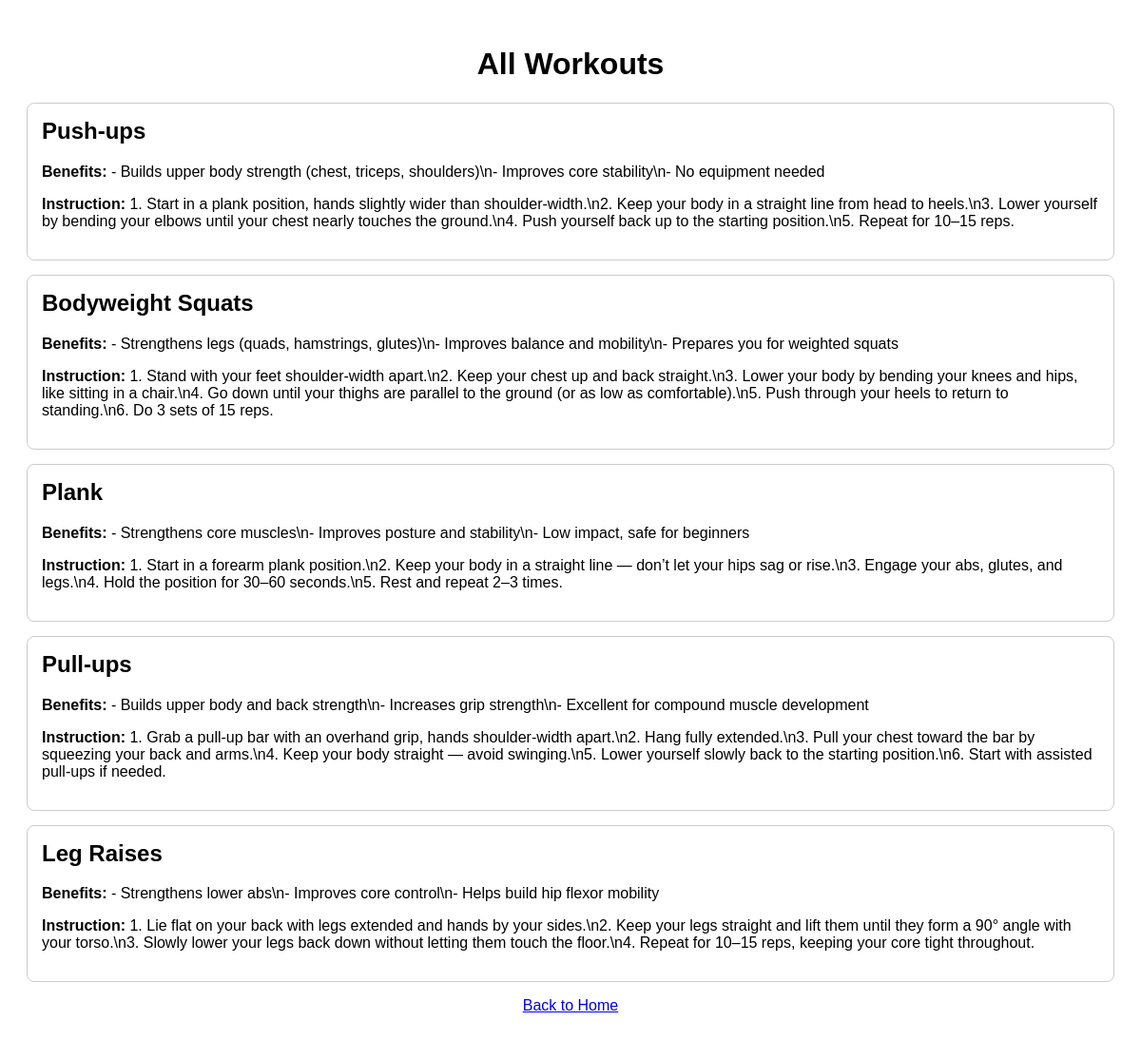
The page /workouts/ on the database as committed earlier.
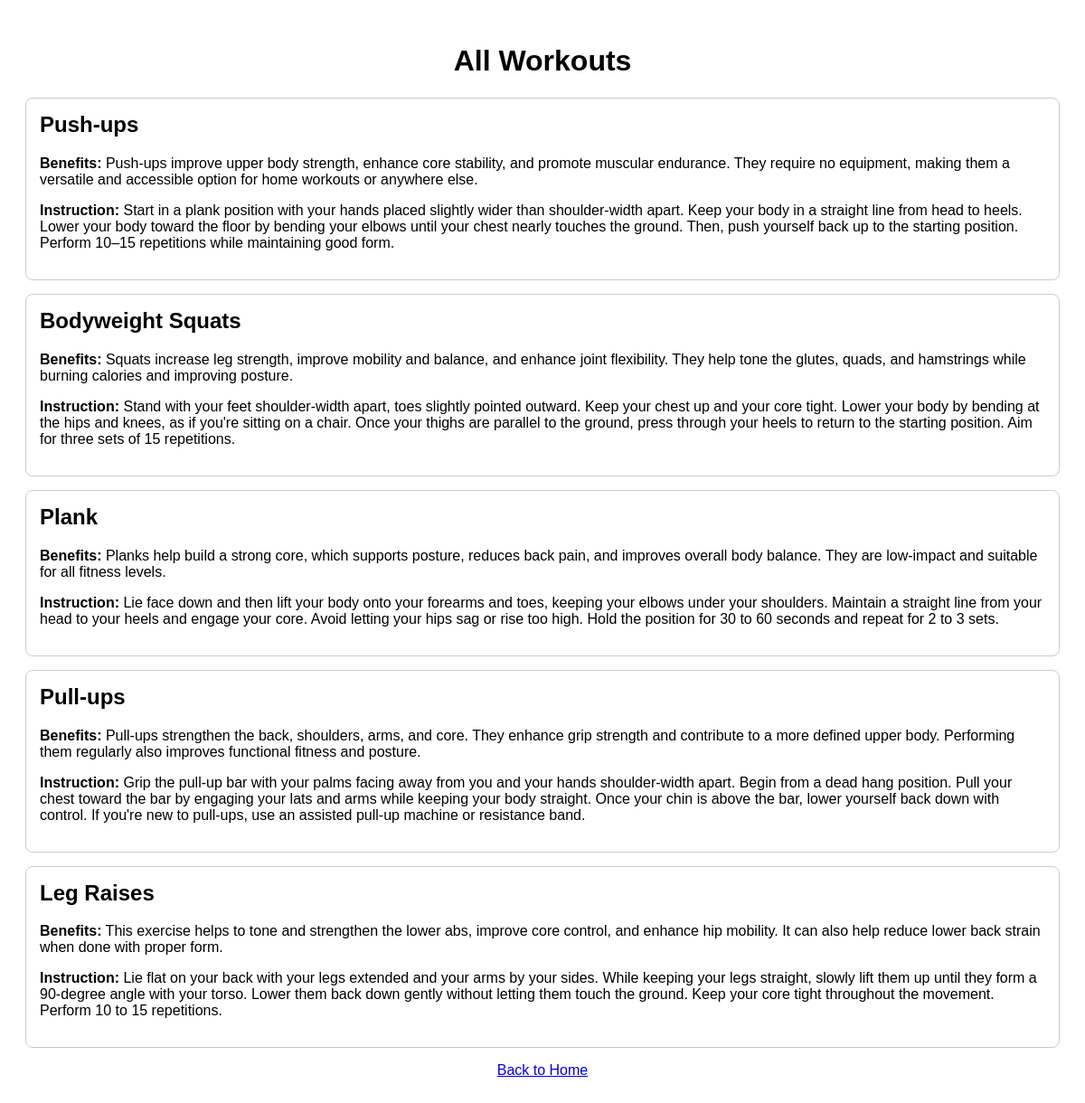
The same page on the database as committed later.
### workouts/models.py (models this page shows, shortened)
class Workout(models.Model):
    name = models.CharField(max_length=255)
    benefits = models.CharField(max_length=5000)
    instructions = models.CharField(max_length=5000)
    video_link = models.CharField(max_length=255)

### workouts/views.py (the view)
# urls.py: path('', include('workouts.urls'))
def workouts(request):
    workouts_list = Workout.objects.all()
    return render(request, "workouts.html", {"workouts": workouts_list})

### workouts/templates/workouts.html (shortened to what this page needs)
<!DOCTYPE html>
<html>
<head>
</head>
<body>
    <h1>All Workouts</h1>
    {% for workout in workouts %}
    <div class="workout-card">
        <h2>{{ workout.name }}</h2>
        <p><strong>Benefits:</strong> {{ workout.benefits }}</p>
        <p><strong>Instruction:</strong> {{ workout.instructions }}</p>
    </div>
    {% empty %}
    <p>No workouts found.</p>
    {% endfor %}
    <p style="text-align:center;">
        <a href="{% url 'home' %}">Back to Home</a>
    </p>
</body>
</html>

Rows that differ between the two databases and show on the page:
changed Workout "Push-ups": benefits "- Builds upper body strength (chest, triceps, shoulders)\\n- Improves core stability\\n- No equipment needed" → "Push-ups improve upper body strength, enhance core stability, and promote muscular endurance. They require no equipment, making them a versatile and accessible option for home workouts or anywhere else."; instructions "1. Start in a plank position, hands slightly wider than shoulder-width.\\n2. Keep your body in a straight line from head to heels.\\n3. Lower yourself by bending your elbows until your chest nearly touches the ground.\\n4. Push yourself back up to the starting position.\\n5. Repeat for 10–15 reps." → "Start in a plank position with your hands placed slightly wider than shoulder-width apart. Keep your body in a straight line from head to heels. Lower your body toward the floor by bending your elbows until your chest nearly touches the ground. Then, push yourself back up to the starting position. Perform 10–15 repetitions while maintaining good form."
changed Workout "Bodyweight Squats": benefits "- Strengthens legs (quads, hamstrings, glutes)\\n- Improves balance and mobility\\n- Prepares you for weighted squats" → "Squats increase leg strength, improve mobility and balance, and enhance joint flexibility. They help tone the glutes, quads, and hamstrings while burning calories and improving posture."; instructions "1. Stand with your feet shoulder-width apart.\\n2. Keep your chest up and back straight.\\n3. Lower your body by bending your knees and hips, like sitting in a chair.\\n4. Go down until your thighs are parallel to the ground (or as low as comfortable).\\n5. Push through your heels to return to standing.\\n6. Do 3 sets of 15 reps." → "Stand with your feet shoulder-width apart, toes slightly pointed outward. Keep your chest up and your core tight. Lower your body by bending at the hips and knees, as if you're sitting on a chair. Once your thighs are parallel to the ground, press through your heels to return to the starting position. Aim for three sets of 15 repetitions."
changed Workout "Plank": benefits "- Strengthens core muscles\\n- Improves posture and stability\\n- Low impact, safe for beginners" → "Planks help build a strong core, which supports posture, reduces back pain, and improves overall body balance. They are low-impact and suitable for all fitness levels."; instructions "1. Start in a forearm plank position.\\n2. Keep your body in a straight line — don’t let your hips sag or rise.\\n3. Engage your abs, glutes, and legs.\\n4. Hold the position for 30–60 seconds.\\n5. Rest and repeat 2–3 times." → "Lie face down and then lift your body onto your forearms and toes, keeping your elbows under your shoulders. Maintain a straight line from your head to your heels and engage your core. Avoid letting your hips sag or rise too high. Hold the position for 30 to 60 seconds and repeat for 2 to 3 sets."
changed Workout "Pull-ups": benefits "- Builds upper body and back strength\\n- Increases grip strength\\n- Excellent for compound muscle development" → "Pull-ups strengthen the back, shoulders, arms, and core. They enhance grip strength and contribute to a more defined upper body. Performing them regularly also improves functional fitness and posture."; instructions "1. Grab a pull-up bar with an overhand grip, hands shoulder-width apart.\\n2. Hang fully extended.\\n3. Pull your chest toward the bar by squeezing your back and arms.\\n4. Keep your body straight — avoid swinging.\\n5. Lower yourself slowly back to the starting position.\\n6. Start with assisted pull-ups if needed." → "Grip the pull-up bar with your palms facing away from you and your hands shoulder-width apart. Begin from a dead hang position. Pull your chest toward the bar by engaging your lats and arms while keeping your body straight. Once your chin is above the bar, lower yourself back down with control. If you're new to pull-ups, use an assisted pull-up machine or resistance band."
changed Workout "Leg Raises": benefits "- Strengthens lower abs\\n- Improves core control\\n- Helps build hip flexor mobility" → "This exercise helps to tone and strengthen the lower abs, improve core control, and enhance hip mobility. It can also help reduce lower back strain when done with proper form."; instructions "1. Lie flat on your back with legs extended and hands by your sides.\\n2. Keep your legs straight and lift them until they form a 90° angle with your torso.\\n3. Slowly lower your legs back down without letting them touch the floor.\\n4. Repeat for 10–15 reps, keeping your core tight throughout." → "Lie flat on your back with your legs extended and your arms by your sides. While keeping your legs straight, slowly lift them up until they form a 90-degree angle with your torso. Lower them back down gently without letting them touch the ground. Keep your core tight throughout the movement. Perform 10 to 15 repetitions."
